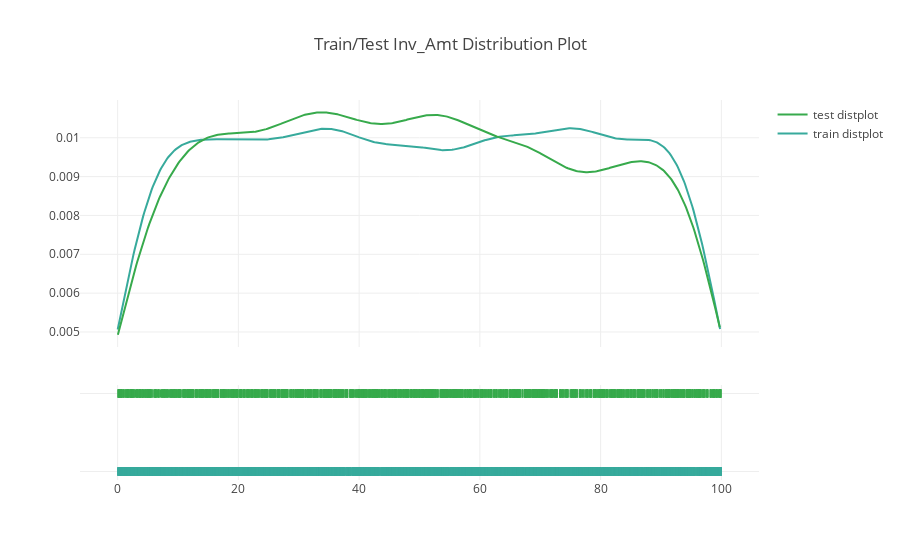

The notebook cell this image was saved under:
### Code cell
group_labels = ['train distplot', 'test distplot']
hist_data = [df['Inv_Amt'].values, df_test['Inv_Amt']]
colors = ['#37AA9C','#37AA4C' ]

fig =ff.create_distplot(hist_data, group_labels,  colors=colors,  show_hist=False)
fig['layout'].update(title='Train/Test Inv_Amt Distribution Plot')
iplot(fig)

### Figure 1 — Plotly figure (JSON) as saved in the notebook; plotly's stock layout.template omitted (floating-point values rounded to 4 significant figures; data arrays with more than 128 entries replaced by an {"elided": "..."} marker saying what was removed)
{"data": [{"legendgroup": "train distplot", "marker": {"color": "#37AA9C"}, "mode": "lines", "name": "train distplot", "showlegend": true, "type": "scatter", "uid": "6c257bcf-04de-494d-9415-09c609b8d3eb", "x": {"elided": "500 float values"}, "xaxis": "x", "y": {"elided": "500 float values"}, "yaxis": "y"}, {"legendgroup": "test distplot", "marker": {"color": "#37AA4C"}, "mode": "lines", "name": "test distplot", "showlegend": true, "type": "scatter", "uid": "643e1119-36a5-4708-b7e9-a0b9f654a3df", "x": {"elided": "500 float values"}, "xaxis": "x", "y": {"elided": "500 float values"}, "yaxis": "y"}, {"legendgroup": "train distplot", "marker": {"color": "#37AA9C", "symbol": "line-ns-open"}, "mode": "markers", "name": "train distplot", "showlegend": false, "type": "scatter", "uid": "7f14f577-d238-4e61-9f13-caa49daef5e4", "x": {"elided": "5566 float values"}, "xaxis": "x", "y": {"elided": "5566 str values"}, "yaxis": "y2"}, {"legendgroup": "test distplot", "marker": {"color": "#37AA4C", "symbol": "line-ns-open"}, "mode": "markers", "name": "test distplot", "showlegend": false, "type": "scatter", "uid": "60aef90b-55db-44dd-8a67-db954ded3a3c", "x": {"elided": "2446 float values"}, "xaxis": "x", "y": {"elided": "2446 str values"}, "yaxis": "y2"}], "layout": {"barmode": "overlay", "hovermode": "closest", "legend": {"traceorder": "reversed"}, "title": {"text": "Train/Test Inv_Amt Distribution Plot"}, "xaxis": {"anchor": "y2", "domain": [0.0, 1.0], "zeroline": false}, "yaxis": {"anchor": "free", "domain": [0.35, 1], "position": 0.0}, "yaxis2": {"anchor": "x", "domain": [0, 0.25], "dtick": 1, "showticklabels": false}}}
